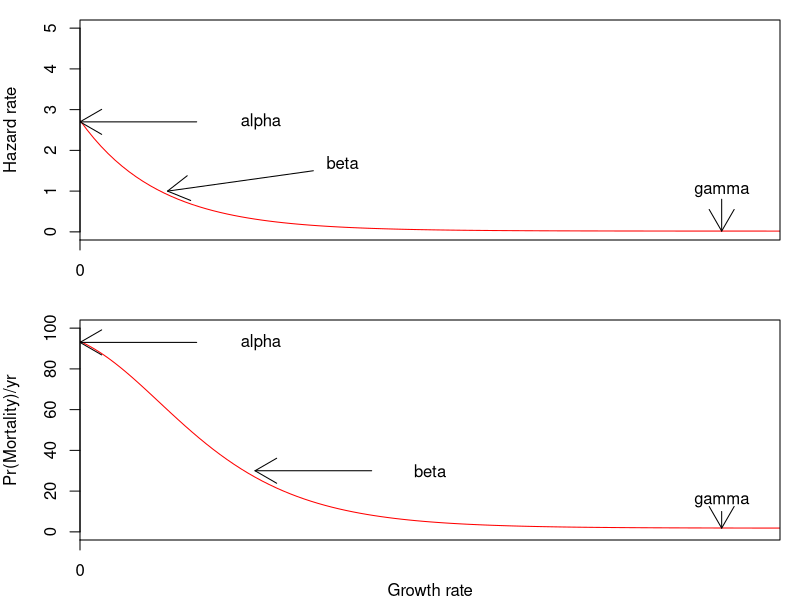

Source code (R):
## ---- chunk 1
# mean species instantaneous hazard rate
M <- c(0.99,0.998,0.555,0.014,0.077,0.999,0.268,0.998,0.985)
k = - log(1-M)/2.5
mean(log(k))

# standard error
sd(log(k))/sqrt(9)
## ---- chunk 2
M <- c(8.6,1.8,0.6,3.8,0.9,0.7,4.3,4.7,1.8,6.4,0.8,1,2,1.8,3.7,2.2,2.2)/100 # From Korning Baslev 1994
k = - log(1-M)/1
mean(log(k))

# standard error
sd(log(k))/sqrt(length(M)) 
## ---- chunk 3
par(mfrow=c(2,1), mar=c(3,4,1,1), xaxs='i')
       curve(exp(1 -exp(-0.3) * x) + exp(-4), xlim=c(0,12), ylim=c(0,5),
             xlab=NA, ylab='Hazard rate',xaxt='n', col='red')
       arrows(x0 = 2, y0 = 2.7, x1 = 0 ,y1 = 2.7)
       text(3.1,2.7, 'alpha')
       arrows(x0 = 4, y0 = 1.5, x1 = 1.5 ,y1 = 1)
       text(4.5,1.7, 'beta')
       arrows(x0 = 11, y0 = 0.8, x1 = 11 ,y1 = 0.018)
       text(11,1, 'gamma')
       axis(1, at=0, labels= 0)

       curve((1-exp(-(exp(1 - exp(-0.3) * x) + exp(-4))))*100, xlim=c(0,12), ylim=c(0,100),
             xlab=NA, ylab='Pr(Mortality)/yr', xaxt='n', col='red')
       text(3.1,93, 'alpha')
       arrows(x0 = 2, y0 = 93, x1 = 0 ,y1 = 93)
       text(6,30, 'beta')
       arrows(x0 = 5, y0 = 30, x1 = 3 ,y1 = 30)
       text(11,15, 'gamma')
       arrows(x0 = 11, y0 = 10, x1 = 11 ,y1 = exp(-4)*100)
       axis(1, at=0, labels= 0)
       mtext(side=1, 'Growth rate',line = 2)
